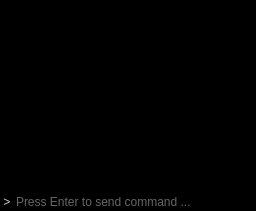
  <widget class="BaseDockWidget" name="consoleDockWidget">
   <property name="windowTitle">
    <string>Console</string>
   </property>
   <attribute name="dockWidgetArea">
    <number>8</number>
   </attribute>
   <widget class="QWidget" name="dockWidgetContents_6">
    <layout class="QVBoxLayout" name="verticalLayout_9">
     <property name="spacing">
      <number>0</number>
     </property>
     <property name="leftMargin">
      <number>0</number>
     </property>
     <property name="topMargin">
      <number>0</number>
     </property>
     <property name="rightMargin">
      <number>0</number>
     </property>
     <property name="bottomMargin">
      <number>0</number>
     </property>
     <item>
      <widget class="QFrame" name="frame_11">
       <property name="frameShape">
        <enum>QFrame::NoFrame</enum>
       </property>
       <property name="frameShadow">
        <enum>QFrame::Raised</enum>
       </property>
       <layout class="QVBoxLayout" name="verticalLayout_18">
        <property name="spacing">
         <number>0</number>
        </property>
        <property name="leftMargin">
         <number>0</number>
        </property>
        <property name="topMargin">
         <number>0</number>
        </property>
        <property name="rightMargin">
         <number>0</number>
        </property>
        <property name="bottomMargin">
         <number>0</number>
        </property>
        <item>
         <widget class="ConsoleView" name="console">
          <property name="styleSheet">
           <string notr="true">background-color: rgb(0, 0, 0);
color: rgb(204, 204, 204);
border: none;</string>
          </property>
          <property name="frameShape">
           <enum>QFrame::NoFrame</enum>
          </property>
          <property name="autoFormatting">
           <set>QTextEdit::AutoAll</set>
          </property>
          <property name="undoRedoEnabled">
           <bool>false</bool>
          </property>
          <property name="readOnly">
           <bool>true</bool>
          </property>
          <property name="cursorWidth">
           <number>0</number>
          </property>
          <property name="textInteractionFlags">
           <set>Qt::TextSelectableByKeyboard|Qt::TextSelectableByMouse</set>
          </property>
         </widget>
        </item>
        <item>
         <widget class="QFrame" name="frame_4">
          <property name="frameShape">
           <enum>QFrame::NoFrame</enum>
          </property>
          <property name="frameShadow">
           <enum>QFrame::Raised</enum>
          </property>
          <layout class="QHBoxLayout" name="horizontalLayout_12">
           <property name="spacing">
            <number>0</number>
           </property>
           <property name="leftMargin">
            <number>0</number>
           </property>
           <property name="topMargin">
            <number>0</number>
           </property>
           <property name="rightMargin">
            <number>0</number>
           </property>
           <property name="bottomMargin">
            <number>0</number>
           </property>
           <item>
            <widget class="QLabel" name="send">
             <property name="minimumSize">
              <size>
               <width>0</width>
               <height>19</height>
              </size>
             </property>
             <property name="styleSheet">
              <string notr="true">background-color: rgb(0, 0, 0);
color: rgb(204, 204, 204);
border: none;</string>
             </property>
             <property name="text">
              <string> &gt; </string>
             </property>
             <property name="textInteractionFlags">
              <set>Qt::NoTextInteraction</set>
             </property>
            </widget>
           </item>
           <item>
            <widget class="ConsoleEdit" name="consolemessage">
             <property name="minimumSize">
              <size>
               <width>0</width>
               <height>19</height>
              </size>
             </property>
             <property name="styleSheet">
              <string notr="true">background-color: rgb(0, 0, 0);
color: rgb(204, 204, 204);
border: none;</string>
             </property>
             <property name="inputMask">
              <string/>
             </property>
             <property name="frame">
              <bool>false</bool>
             </property>
             <property name="placeholderText">
              <string>Press Enter to send command ...</string>
             </property>
             <property name="clearButtonEnabled">
              <bool>false</bool>
             </property>
            </widget>
           </item>
          </layout>
         </widget>
        </item>
       </layout>
      </widget>
     </item>
    </layout>
   </widget>
  </widget>
